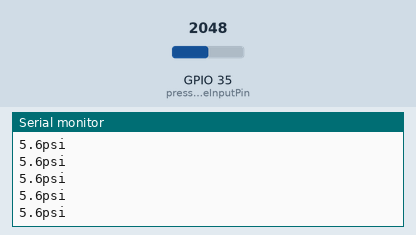
The sketch below on a simulated ESP32. On the bench: the last lines printed to the serial monitor. Inputs (shaded band) come from the test bench; at power-on: GPIO 35 (pressureInputPin) = 2048.

Above: at 1.2 s.
1.3 s: GPIO 35 (pressureInputPin) set to 2866
At 1.56 s:
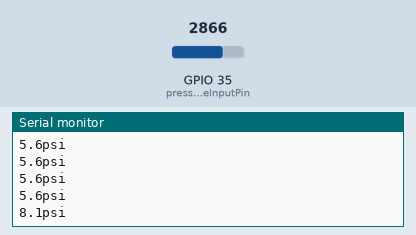
2.8 s: GPIO 35 (pressureInputPin) set to 3603
At 2.96 s:
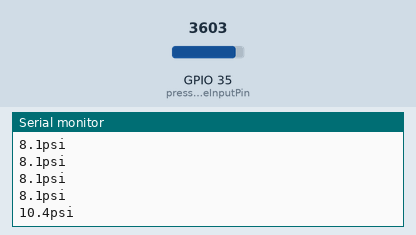
Timing chart, 0 to 5.8 s (numbered marks = the images above; inputs shaded):
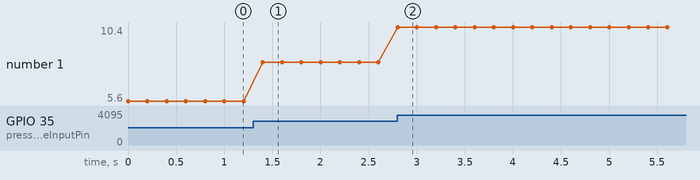

The sketch:

pressureSensor.ino
```cpp
//example code from ovens garage video

const int pressureInputPin = 35; //select the analog input pin for the pressure transducer
const int pressureZero = 413; //analog reading of pressure transducer at 0psi, did the math again because ESP32 has 4096 range and esp32 low output causes resting 0.45V instead of 0.5V
const int pressureMax = 3683; //analog reading of pressure transducer at 100psi, changed this using 4096 as well, outlined above
const int pressuretransducermaxPSI = 10; //psi value of transducer being used, says 10 but psi on analog gauge reads 12 when at 3.3v on the multimeter with 3.3v power input
const int sensorReadDelay = 200; //constant integer to set the sensor read delay in milliseconds, so set to 200 is 5 reads per second

float pressureValue = 0; //variable to store the value coming from the pressure transducer

void setup() //setup routine, runs once when system turned on or reset
{
  Serial.begin(115200); //initializes serial communication at set baud rate bits per second
}

void loop() //loop routine runs over and over again forever
{
  pressureValue = analogRead(pressureInputPin); //reads value from input pin and assigns to variable
  pressureValue = ((pressureValue-pressureZero)*pressuretransducermaxPSI)/(pressureMax-pressureZero) + 0.6; //conversion equation to convert analog reading to psi, 0.6 added to correct to 0psig when it should read 0psig
  Serial.print(pressureValue, 1); //prints value from previous line to serial
  Serial.println("psi"); //prints label to serial
  delay(sensorReadDelay); //delay in milliseconds between read values
}
```

Measured:
- after the input at 1.3 s, the serial monitor: prints a new line after 0.10 s (image 1)
- after the input at 2.8 s, the serial monitor: prints a new line at once (image 2)
- plotted number 1: 5.6 → 8.1 after the input at 1.3 s, 8.1 → 10.4 after the input at 2.8 s
